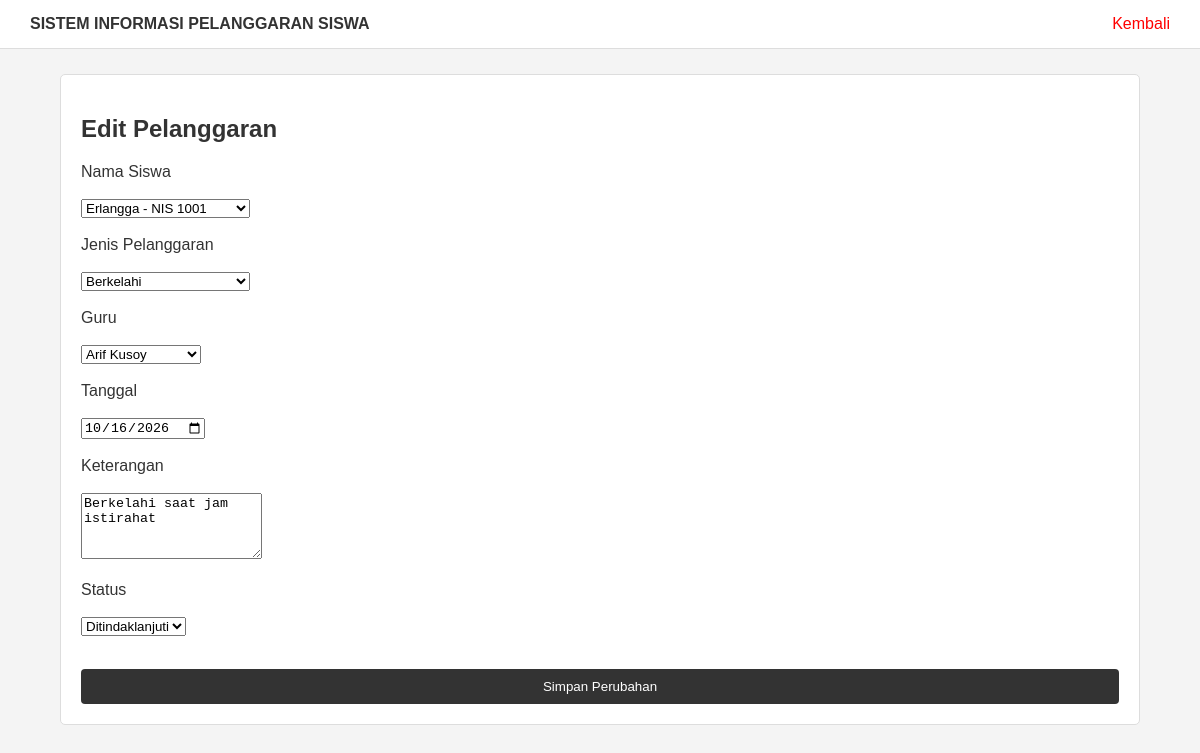
Page /edit_pelanggaran.php?id=3 on the committed database.
### tables this page shows
CREATE TABLE `pelanggaran` (
  `id` int(11) NOT NULL,
  `siswa_id` int(11) NOT NULL,
  `jenis_id` int(11) NOT NULL,
  `guru_id` int(11) DEFAULT NULL,
  `tanggal` date NOT NULL,
  `keterangan` text DEFAULT NULL,
  `status` varchar(50) DEFAULT 'tercatat'
);

CREATE TABLE `siswa` (
  `id` int(11) NOT NULL,
  `nis` varchar(30) NOT NULL,
  `nisn` varchar(20) DEFAULT NULL,
  `nama` varchar(150) NOT NULL,
  `jenis_kelamin` char(1) DEFAULT NULL,
  `tanggal_lahir` date DEFAULT NULL,
  `alamat` text DEFAULT NULL,
  `no_hp_ortu` varchar(20) DEFAULT NULL,
  `aktif` tinyint(1) DEFAULT 1,
  `status_aktif` tinyint(1) DEFAULT 1,
  `created_at` timestamp NOT NULL DEFAULT current_timestamp(),
  `updated_at` timestamp NOT NULL DEFAULT current_timestamp() ON UPDATE current_timestamp()
);

CREATE TABLE `jenis_pelanggaran` (
  `id` int(11) NOT NULL,
  `kategori_id` int(11) DEFAULT NULL,
  `nama` varchar(150) NOT NULL,
  `poin` int(11) DEFAULT 0,
  `keterangan` text DEFAULT NULL,
  `status_aktif` tinyint(1) DEFAULT 1
);

CREATE TABLE `guru` (
  `id` int(11) NOT NULL,
  `nip` varchar(30) NOT NULL,
  `nama` varchar(150) NOT NULL,
  `jenis_kelamin` char(1) DEFAULT NULL,
  `mata_pelajaran` varchar(100) DEFAULT NULL,
  `email` varchar(100) DEFAULT NULL,
  `no_hp` varchar(20) DEFAULT NULL,
  `alamat` text DEFAULT NULL,
  `status_aktif` tinyint(1) DEFAULT 1,
  `dibuat_pada` timestamp NOT NULL DEFAULT current_timestamp(),
  `diperbarui_pada` timestamp NOT NULL DEFAULT current_timestamp() ON UPDATE current_timestamp()
);

### edit_pelanggaran.php (the view, shortened to what this page needs)
<?php
include "database.php";
$id = $_GET['id'];
$data = mysqli_fetch_assoc(mysqli_query($koneksi, "
    SELECT * FROM pelanggaran
    WHERE id='$id'
"));
$siswa = mysqli_query($koneksi, "
    SELECT id, nama, nis
    FROM siswa
    ORDER BY nama ASC
");
$jenis = mysqli_query($koneksi, "
    SELECT id, nama
    FROM jenis_pelanggaran
    ORDER BY nama ASC
");
$guru = mysqli_query($koneksi, "
    SELECT id, nama
    FROM guru
    ORDER BY nama ASC
");
?>
<!DOCTYPE html>
<html>
<head>
    <link rel="stylesheet" href="style.css">
</head>
<body>
<div class="header">
    <b>SISTEM INFORMASI PELANGGARAN SISWA</b>
    <a href="pelanggaran.php">
        Kembali
    </a>
</div>
<div class="container">
    <div class="box">
        <h2>Edit Pelanggaran</h2>
        <form method="POST">
            <label>Nama Siswa</label>
            <br><br>
            <select name="siswa_id" required>
                <?php while ($item = mysqli_fetch_assoc($siswa)) { ?>
                    <option
                        value="<?= $item['id']; ?>"
                        <?= $item['id'] == $data['siswa_id'] ? 'selected' : ''; ?>
                    >
                        <?= htmlspecialchars($item['nama']); ?>
                        - NIS <?= htmlspecialchars($item['nis']); ?>
                    </option>
                <?php } ?>
            </select>
            <br><br>
            <label>Jenis Pelanggaran</label>
            <br><br>
            <select name="jenis_id" required>
                <?php while ($item = mysqli_fetch_assoc($jenis)) { ?>
                    <option
                        value="<?= $item['id']; ?>"
                        <?= $item['id'] == $data['jenis_id'] ? 'selected' : ''; ?>
                    >
                        <?= htmlspecialchars($item['nama']); ?>
                    </option>
                <?php } ?>
            </select>
            <br><br>
            <label>Guru</label>
            <br><br>
            <select name="guru_id">
                <?php while ($item = mysqli_fetch_assoc($guru)) { ?>
                    <option
                        value="<?= $item['id']; ?>"
                        <?= $item['id'] == $data['guru_id'] ? 'selected' : ''; ?>
                    >
                        <?= htmlspecialchars($item['nama']); ?>
                    </option>
                <?php } ?>
            </select>
            <br><br>
            <label>Tanggal</label>
            <br><br>
            <input
                type="date"
                name="tanggal"
                value="<?= htmlspecialchars($data['tanggal']); ?>"
                required
            >
            <br><br>
            <label>Keterangan</label>
            <br><br>
            <textarea
                name="keterangan"
                rows="4"
            ><?= htmlspecialchars($data['keterangan'] ?? ''); ?></textarea>
            <br><br>
            <label>Status</label>
            <br><br>
            <select name="status" required>
                <option
                    value="ditindaklanjuti"
                    <?= $data['status'] == 'ditindaklanjuti' ? 'selected' : ''; ?>
                >
                    Ditindaklanjuti
                </option>
            </select>
            <br><br>
            <button
                type="submit"
                name="update"
                class="btn"
            >
                Simpan Perubahan
            </button>
        </form>
    </div>
</div>
</body>
</html>

### style.css (style rules this page uses)
* { box-sizing: border-box; }
body { margin: 0; font-family: Arial, sans-serif; background: #f4f4f4; color: #333; }
.btn { width: 100%; padding: 10px; margin-top: 15px; border: none; background: #333; color: white; border-radius: 4px; cursor: pointer; }
.header { background: white; border-bottom: 1px solid #ddd; padding: 15px 30px; }
.header a { float: right; color: red; text-decoration: none; }
.container { width: 90%; max-width: 1100px; margin: 25px auto; }
.box { background: white; border: 1px solid #ddd; border-radius: 5px; padding: 20px; margin-bottom: 20px; }

### rows in the picture
pelanggaran: siswa_id "Erlangga - NIS 1001", jenis_id "Berkelahi", guru_id "Arif Kusoy", tanggal "10/16/2026", keterangan "Berkelahi saat jam istirahat", status "Ditindaklanjuti"
